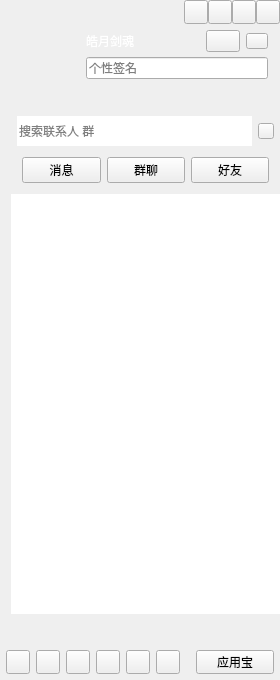
<?xml version="1.0" encoding="UTF-8"?>
<ui version="4.0">
 <class>CCMainWindowClass</class>
 <widget class="QWidget" name="CCMainWindowClass">
  <property name="geometry">
   <rect>
    <x>0</x>
    <y>0</y>
    <width>280</width>
    <height>680</height>
   </rect>
  </property>
  <property name="minimumSize">
   <size>
    <width>280</width>
    <height>680</height>
   </size>
  </property>
  <property name="windowTitle">
   <string>CCMainWindow</string>
  </property>
  <layout class="QVBoxLayout" name="verticalLayout_6">
   <property name="leftMargin">
    <number>0</number>
   </property>
   <property name="topMargin">
    <number>0</number>
   </property>
   <property name="rightMargin">
    <number>0</number>
   </property>
   <property name="bottomMargin">
    <number>0</number>
   </property>
   <item>
    <widget class="QWidget" name="titleWidget" native="true">
     <property name="sizePolicy">
      <sizepolicy hsizetype="Expanding" vsizetype="Preferred">
       <horstretch>0</horstretch>
       <verstretch>0</verstretch>
      </sizepolicy>
     </property>
     <property name="titleskin" stdset="0">
      <bool>true</bool>
     </property>
     <layout class="QVBoxLayout" name="verticalLayout_2">
      <property name="spacing">
       <number>0</number>
      </property>
      <property name="leftMargin">
       <number>0</number>
      </property>
      <property name="topMargin">
       <number>0</number>
      </property>
      <property name="rightMargin">
       <number>0</number>
      </property>
      <property name="bottomMargin">
       <number>0</number>
      </property>
      <item>
       <layout class="QHBoxLayout" name="horizontalLayout">
        <property name="spacing">
         <number>0</number>
        </property>
        <property name="leftMargin">
         <number>12</number>
        </property>
        <item>
         <widget class="QLabel" name="titleIcon">
          <property name="sizePolicy">
           <sizepolicy hsizetype="Fixed" vsizetype="Fixed">
            <horstretch>0</horstretch>
            <verstretch>0</verstretch>
           </sizepolicy>
          </property>
          <property name="minimumSize">
           <size>
            <width>42</width>
            <height>18</height>
           </size>
          </property>
          <property name="maximumSize">
           <size>
            <width>42</width>
            <height>18</height>
           </size>
          </property>
          <property name="text">
           <string/>
          </property>
         </widget>
        </item>
        <item>
         <spacer name="horizontalSpacer">
          <property name="orientation">
           <enum>Qt::Horizontal</enum>
          </property>
          <property name="sizeHint" stdset="0">
           <size>
            <width>40</width>
            <height>20</height>
           </size>
          </property>
         </spacer>
        </item>
        <item>
         <widget class="QPushButton" name="placehold1">
          <property name="sizePolicy">
           <sizepolicy hsizetype="Fixed" vsizetype="Fixed">
            <horstretch>0</horstretch>
            <verstretch>0</verstretch>
           </sizepolicy>
          </property>
          <property name="minimumSize">
           <size>
            <width>24</width>
            <height>24</height>
           </size>
          </property>
          <property name="maximumSize">
           <size>
            <width>24</width>
            <height>23</height>
           </size>
          </property>
          <property name="text">
           <string/>
          </property>
         </widget>
        </item>
        <item>
         <widget class="QPushButton" name="placehold2">
          <property name="sizePolicy">
           <sizepolicy hsizetype="Fixed" vsizetype="Fixed">
            <horstretch>0</horstretch>
            <verstretch>0</verstretch>
           </sizepolicy>
          </property>
          <property name="minimumSize">
           <size>
            <width>24</width>
            <height>24</height>
           </size>
          </property>
          <property name="maximumSize">
           <size>
            <width>24</width>
            <height>23</height>
           </size>
          </property>
          <property name="text">
           <string/>
          </property>
         </widget>
        </item>
        <item>
         <widget class="QPushButton" name="sysmin">
          <property name="sizePolicy">
           <sizepolicy hsizetype="Fixed" vsizetype="Fixed">
            <horstretch>0</horstretch>
            <verstretch>0</verstretch>
           </sizepolicy>
          </property>
          <property name="minimumSize">
           <size>
            <width>24</width>
            <height>24</height>
           </size>
          </property>
          <property name="maximumSize">
           <size>
            <width>24</width>
            <height>23</height>
           </size>
          </property>
          <property name="text">
           <string/>
          </property>
         </widget>
        </item>
        <item>
         <widget class="QPushButton" name="sysclose">
          <property name="sizePolicy">
           <sizepolicy hsizetype="Fixed" vsizetype="Fixed">
            <horstretch>0</horstretch>
            <verstretch>0</verstretch>
           </sizepolicy>
          </property>
          <property name="minimumSize">
           <size>
            <width>24</width>
            <height>24</height>
           </size>
          </property>
          <property name="maximumSize">
           <size>
            <width>24</width>
            <height>23</height>
           </size>
          </property>
          <property name="text">
           <string/>
          </property>
         </widget>
        </item>
       </layout>
      </item>
      <item>
       <layout class="QHBoxLayout" name="horizontalLayout_3">
        <property name="leftMargin">
         <number>12</number>
        </property>
        <property name="topMargin">
         <number>6</number>
        </property>
        <property name="rightMargin">
         <number>12</number>
        </property>
        <property name="bottomMargin">
         <number>6</number>
        </property>
        <item>
         <widget class="QLabel" name="headLabel">
          <property name="sizePolicy">
           <sizepolicy hsizetype="Fixed" vsizetype="Fixed">
            <horstretch>0</horstretch>
            <verstretch>0</verstretch>
           </sizepolicy>
          </property>
          <property name="minimumSize">
           <size>
            <width>68</width>
            <height>68</height>
           </size>
          </property>
          <property name="maximumSize">
           <size>
            <width>68</width>
            <height>68</height>
           </size>
          </property>
          <property name="text">
           <string/>
          </property>
         </widget>
        </item>
        <item>
         <layout class="QVBoxLayout" name="verticalLayout">
          <property name="spacing">
           <number>4</number>
          </property>
          <item>
           <layout class="QHBoxLayout" name="horizontalLayout_2">
            <item>
             <widget class="QLabel" name="nameLabel">
              <property name="sizePolicy">
               <sizepolicy hsizetype="Expanding" vsizetype="Fixed">
                <horstretch>0</horstretch>
                <verstretch>0</verstretch>
               </sizepolicy>
              </property>
              <property name="minimumSize">
               <size>
                <width>0</width>
                <height>22</height>
               </size>
              </property>
              <property name="maximumSize">
               <size>
                <width>16777215</width>
                <height>22</height>
               </size>
              </property>
              <property name="styleSheet">
               <string notr="true">color:rgb(255,255,255);
font:75 12px &quot;微软雅黑&quot;;</string>
              </property>
              <property name="text">
               <string>皓月剑魂</string>
              </property>
             </widget>
            </item>
            <item>
             <widget class="QPushButton" name="statusBtn">
              <property name="sizePolicy">
               <sizepolicy hsizetype="Fixed" vsizetype="Fixed">
                <horstretch>0</horstretch>
                <verstretch>0</verstretch>
               </sizepolicy>
              </property>
              <property name="minimumSize">
               <size>
                <width>34</width>
                <height>22</height>
               </size>
              </property>
              <property name="maximumSize">
               <size>
                <width>34</width>
                <height>22</height>
               </size>
              </property>
              <property name="text">
               <string/>
              </property>
              <property name="hasborder" stdset="0">
               <bool>true</bool>
              </property>
             </widget>
            </item>
            <item>
             <widget class="QPushButton" name="levelBtn">
              <property name="sizePolicy">
               <sizepolicy hsizetype="Fixed" vsizetype="Fixed">
                <horstretch>0</horstretch>
                <verstretch>0</verstretch>
               </sizepolicy>
              </property>
              <property name="minimumSize">
               <size>
                <width>22</width>
                <height>16</height>
               </size>
              </property>
              <property name="maximumSize">
               <size>
                <width>22</width>
                <height>16</height>
               </size>
              </property>
              <property name="text">
               <string/>
              </property>
              <property name="hasborder" stdset="0">
               <bool>true</bool>
              </property>
             </widget>
            </item>
           </layout>
          </item>
          <item>
           <widget class="QLineEdit" name="lineEdit">
            <property name="minimumSize">
             <size>
              <width>0</width>
              <height>22</height>
             </size>
            </property>
            <property name="maximumSize">
             <size>
              <width>16777215</width>
              <height>20</height>
             </size>
            </property>
            <property name="placeholderText">
             <string>个性签名</string>
            </property>
           </widget>
          </item>
          <item>
           <widget class="QWidget" name="appWidget" native="true">
            <property name="sizePolicy">
             <sizepolicy hsizetype="Expanding" vsizetype="Fixed">
              <horstretch>0</horstretch>
              <verstretch>0</verstretch>
             </sizepolicy>
            </property>
            <property name="minimumSize">
             <size>
              <width>0</width>
              <height>22</height>
             </size>
            </property>
            <property name="maximumSize">
             <size>
              <width>16777215</width>
              <height>22</height>
             </size>
            </property>
           </widget>
          </item>
         </layout>
        </item>
       </layout>
      </item>
     </layout>
    </widget>
   </item>
   <item>
    <widget class="QWidget" name="widget" native="true">
     <property name="sizePolicy">
      <sizepolicy hsizetype="Expanding" vsizetype="Expanding">
       <horstretch>0</horstretch>
       <verstretch>0</verstretch>
      </sizepolicy>
     </property>
     <layout class="QVBoxLayout" name="verticalLayout_4">
      <property name="spacing">
       <number>0</number>
      </property>
      <property name="topMargin">
       <number>0</number>
      </property>
      <property name="rightMargin">
       <number>0</number>
      </property>
      <property name="bottomMargin">
       <number>0</number>
      </property>
      <item>
       <widget class="QWidget" name="searchWidget" native="true">
        <property name="sizePolicy">
         <sizepolicy hsizetype="Expanding" vsizetype="Fixed">
          <horstretch>0</horstretch>
          <verstretch>0</verstretch>
         </sizepolicy>
        </property>
        <property name="minimumSize">
         <size>
          <width>0</width>
          <height>30</height>
         </size>
        </property>
        <property name="maximumSize">
         <size>
          <width>16777215</width>
          <height>30</height>
         </size>
        </property>
        <layout class="QHBoxLayout" name="horizontalLayout_4">
         <property name="leftMargin">
          <number>6</number>
         </property>
         <property name="topMargin">
          <number>0</number>
         </property>
         <property name="rightMargin">
          <number>6</number>
         </property>
         <property name="bottomMargin">
          <number>0</number>
         </property>
         <item>
          <widget class="QLineEdit" name="searchLineEdit">
           <property name="minimumSize">
            <size>
             <width>0</width>
             <height>30</height>
            </size>
           </property>
           <property name="maximumSize">
            <size>
             <width>16777215</width>
             <height>30</height>
            </size>
           </property>
           <property name="frame">
            <bool>false</bool>
           </property>
           <property name="placeholderText">
            <string>搜索联系人 群</string>
           </property>
          </widget>
         </item>
         <item>
          <widget class="QPushButton" name="searchBtn">
           <property name="sizePolicy">
            <sizepolicy hsizetype="Fixed" vsizetype="Fixed">
             <horstretch>0</horstretch>
             <verstretch>0</verstretch>
            </sizepolicy>
           </property>
           <property name="minimumSize">
            <size>
             <width>16</width>
             <height>16</height>
            </size>
           </property>
           <property name="maximumSize">
            <size>
             <width>16</width>
             <height>16</height>
            </size>
           </property>
           <property name="text">
            <string/>
           </property>
          </widget>
         </item>
        </layout>
       </widget>
      </item>
      <item>
       <widget class="QWidget" name="widget_2" native="true">
        <layout class="QHBoxLayout" name="horizontalLayout_6">
         <item>
          <widget class="QPushButton" name="msgBtn">
           <property name="text">
            <string>消息</string>
           </property>
          </widget>
         </item>
         <item>
          <widget class="QPushButton" name="contactBtn">
           <property name="text">
            <string>群聊</string>
           </property>
          </widget>
         </item>
         <item>
          <widget class="QPushButton" name="friendBtn">
           <property name="text">
            <string>好友</string>
           </property>
          </widget>
         </item>
        </layout>
       </widget>
      </item>
      <item>
       <widget class="QScrollArea" name="scrollArea">
        <property name="frameShape">
         <enum>QFrame::NoFrame</enum>
        </property>
        <property name="widgetResizable">
         <bool>true</bool>
        </property>
        <widget class="QWidget" name="scrollAreaWidgetContents">
         <property name="geometry">
          <rect>
           <x>0</x>
           <y>0</y>
           <width>271</width>
           <height>421</height>
          </rect>
         </property>
         <property name="sizePolicy">
          <sizepolicy hsizetype="Expanding" vsizetype="Expanding">
           <horstretch>0</horstretch>
           <verstretch>0</verstretch>
          </sizepolicy>
         </property>
         <layout class="QVBoxLayout" name="verticalLayout_3">
          <property name="spacing">
           <number>0</number>
          </property>
          <property name="leftMargin">
           <number>0</number>
          </property>
          <property name="topMargin">
           <number>0</number>
          </property>
          <property name="rightMargin">
           <number>0</number>
          </property>
          <property name="bottomMargin">
           <number>0</number>
          </property>
          <item>
           <widget class="QTreeWidget" name="treeWidget">
            <property name="frameShape">
             <enum>QFrame::NoFrame</enum>
            </property>
            <property name="verticalScrollBarPolicy">
             <enum>Qt::ScrollBarAlwaysOff</enum>
            </property>
            <property name="horizontalScrollBarPolicy">
             <enum>Qt::ScrollBarAlwaysOff</enum>
            </property>
            <property name="editTriggers">
             <set>QAbstractItemView::AllEditTriggers</set>
            </property>
            <property name="indentation">
             <number>0</number>
            </property>
            <property name="headerHidden">
             <bool>true</bool>
            </property>
            <property name="expandsOnDoubleClick">
             <bool>false</bool>
            </property>
            <column>
             <property name="text">
              <string notr="true">1</string>
             </property>
            </column>
           </widget>
          </item>
         </layout>
        </widget>
       </widget>
      </item>
     </layout>
    </widget>
   </item>
   <item>
    <widget class="QWidget" name="bottomWidget" native="true">
     <property name="sizePolicy">
      <sizepolicy hsizetype="Expanding" vsizetype="Fixed">
       <horstretch>0</horstretch>
       <verstretch>0</verstretch>
      </sizepolicy>
     </property>
     <property name="minimumSize">
      <size>
       <width>0</width>
       <height>60</height>
      </size>
     </property>
     <property name="maximumSize">
      <size>
       <width>16777215</width>
       <height>60</height>
      </size>
     </property>
     <property name="bottomskin" stdset="0">
      <bool>true</bool>
     </property>
     <layout class="QVBoxLayout" name="verticalLayout_5" stretch="1,1">
      <property name="leftMargin">
       <number>6</number>
      </property>
      <property name="topMargin">
       <number>6</number>
      </property>
      <property name="rightMargin">
       <number>6</number>
      </property>
      <property name="bottomMargin">
       <number>6</number>
      </property>
      <item>
       <layout class="QHBoxLayout" name="bottomLayout_up"/>
      </item>
      <item>
       <layout class="QHBoxLayout" name="horizontalLayout_5">
        <item>
         <widget class="QPushButton" name="bottomBtn_1">
          <property name="sizePolicy">
           <sizepolicy hsizetype="Fixed" vsizetype="Fixed">
            <horstretch>0</horstretch>
            <verstretch>0</verstretch>
           </sizepolicy>
          </property>
          <property name="minimumSize">
           <size>
            <width>24</width>
            <height>24</height>
           </size>
          </property>
          <property name="maximumSize">
           <size>
            <width>24</width>
            <height>24</height>
           </size>
          </property>
          <property name="text">
           <string/>
          </property>
         </widget>
        </item>
        <item>
         <widget class="QPushButton" name="bottomBtn_2">
          <property name="sizePolicy">
           <sizepolicy hsizetype="Fixed" vsizetype="Fixed">
            <horstretch>0</horstretch>
            <verstretch>0</verstretch>
           </sizepolicy>
          </property>
          <property name="minimumSize">
           <size>
            <width>24</width>
            <height>24</height>
           </size>
          </property>
          <property name="maximumSize">
           <size>
            <width>24</width>
            <height>24</height>
           </size>
          </property>
          <property name="text">
           <string/>
          </property>
         </widget>
        </item>
        <item>
         <widget class="QPushButton" name="bottomBtn_3">
          <property name="sizePolicy">
           <sizepolicy hsizetype="Fixed" vsizetype="Fixed">
            <horstretch>0</horstretch>
            <verstretch>0</verstretch>
           </sizepolicy>
          </property>
          <property name="minimumSize">
           <size>
            <width>24</width>
            <height>24</height>
           </size>
          </property>
          <property name="maximumSize">
           <size>
            <width>24</width>
            <height>24</height>
           </size>
          </property>
          <property name="text">
           <string/>
          </property>
         </widget>
        </item>
        <item>
         <widget class="QPushButton" name="bottomBtn_4">
          <property name="sizePolicy">
           <sizepolicy hsizetype="Fixed" vsizetype="Fixed">
            <horstretch>0</horstretch>
            <verstretch>0</verstretch>
           </sizepolicy>
          </property>
          <property name="minimumSize">
           <size>
            <width>24</width>
            <height>24</height>
           </size>
          </property>
          <property name="maximumSize">
           <size>
            <width>24</width>
            <height>24</height>
           </size>
          </property>
          <property name="text">
           <string/>
          </property>
         </widget>
        </item>
        <item>
         <widget class="QPushButton" name="bottomBtn_5">
          <property name="sizePolicy">
           <sizepolicy hsizetype="Fixed" vsizetype="Fixed">
            <horstretch>0</horstretch>
            <verstretch>0</verstretch>
           </sizepolicy>
          </property>
          <property name="minimumSize">
           <size>
            <width>24</width>
            <height>24</height>
           </size>
          </property>
          <property name="maximumSize">
           <size>
            <width>24</width>
            <height>24</height>
           </size>
          </property>
          <property name="text">
           <string/>
          </property>
         </widget>
        </item>
        <item>
         <widget class="QPushButton" name="bottomBtn_6">
          <property name="sizePolicy">
           <sizepolicy hsizetype="Fixed" vsizetype="Fixed">
            <horstretch>0</horstretch>
            <verstretch>0</verstretch>
           </sizepolicy>
          </property>
          <property name="minimumSize">
           <size>
            <width>24</width>
            <height>24</height>
           </size>
          </property>
          <property name="maximumSize">
           <size>
            <width>24</width>
            <height>24</height>
           </size>
          </property>
          <property name="text">
           <string/>
          </property>
         </widget>
        </item>
        <item>
         <spacer name="horizontalSpacer_2">
          <property name="orientation">
           <enum>Qt::Horizontal</enum>
          </property>
          <property name="sizeHint" stdset="0">
           <size>
            <width>13</width>
            <height>20</height>
           </size>
          </property>
         </spacer>
        </item>
        <item>
         <widget class="QPushButton" name="bottomBtn_7">
          <property name="sizePolicy">
           <sizepolicy hsizetype="Preferred" vsizetype="Fixed">
            <horstretch>0</horstretch>
            <verstretch>0</verstretch>
           </sizepolicy>
          </property>
          <property name="minimumSize">
           <size>
            <width>24</width>
            <height>24</height>
           </size>
          </property>
          <property name="maximumSize">
           <size>
            <width>86</width>
            <height>23</height>
           </size>
          </property>
          <property name="text">
           <string>应用宝</string>
          </property>
         </widget>
        </item>
       </layout>
      </item>
     </layout>
    </widget>
   </item>
  </layout>
 </widget>
 <layoutdefault spacing="6" margin="11"/>
 <resources>
  <include location="CCMainWindow.qrc"/>
 </resources>
 <connections/>
</ui>
